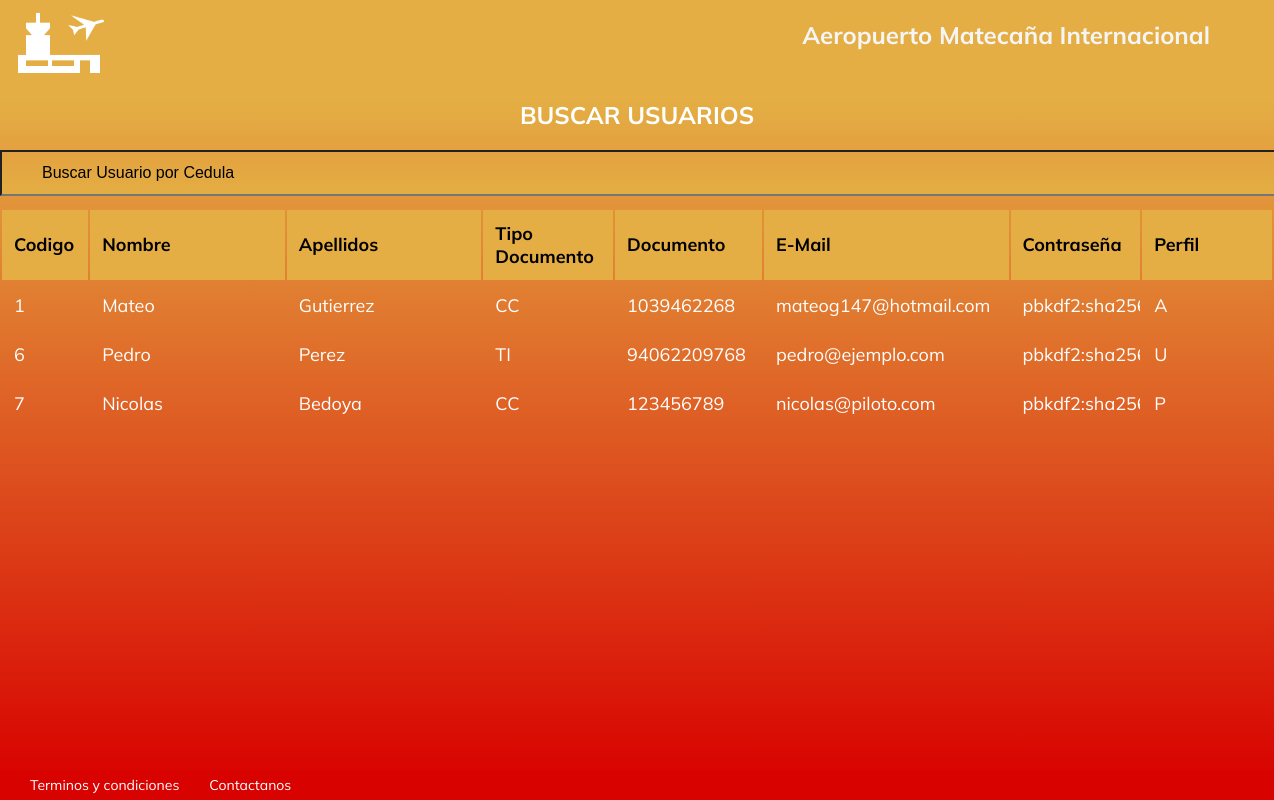
Before: /verusuarios/ (signed in) with the older database file.
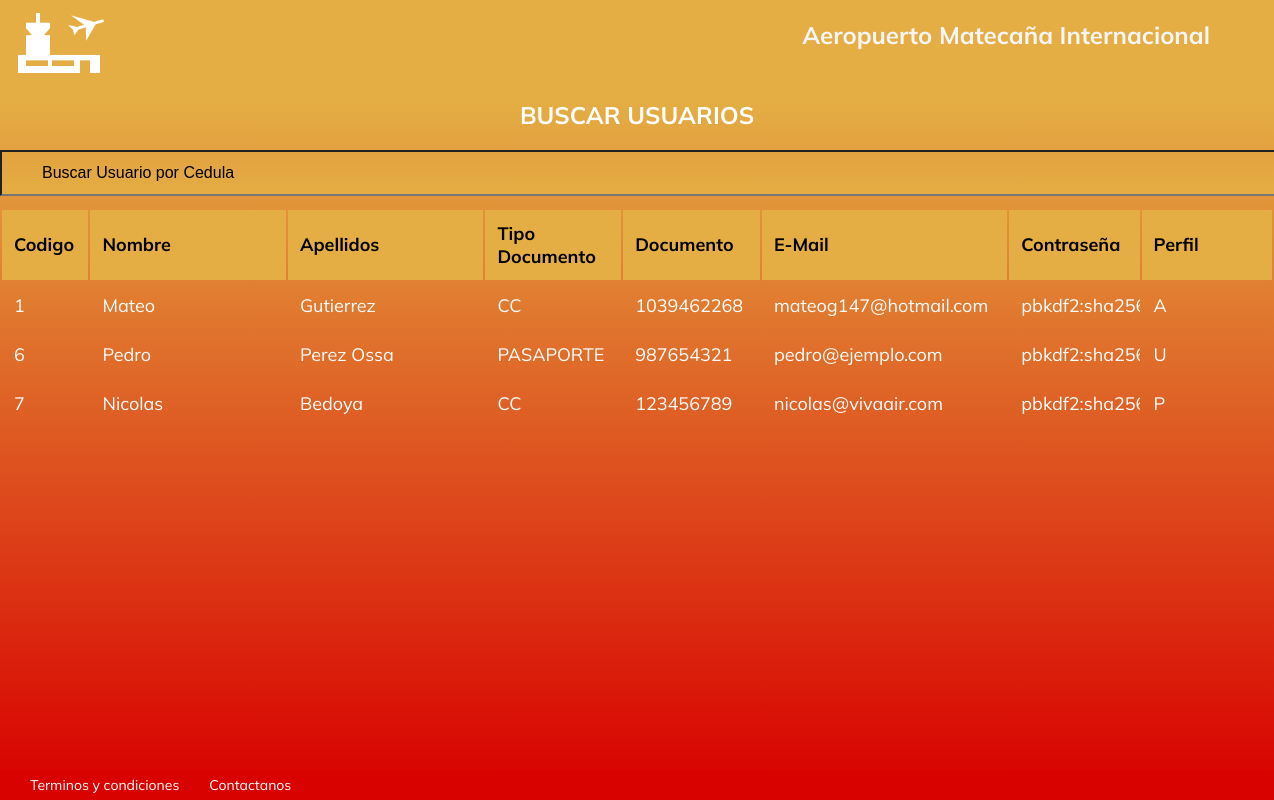
After: the same page with the newer database file.
### tables this page shows
CREATE TABLE usuarios (codigo INTEGER NOT NULL PRIMARY KEY AUTOINCREMENT, nombre VARCHAR (100) NOT NULL, apellidos VARCHAR (100) NOT NULL, tipodocumento VARCHAR (10) NOT NULL, documento VARCHAR (100) NOT NULL, email VARCHAR (50) NOT NULL, contraseña VARCHAR (100) NOT NULL, perfil VARCHAR (1) NOT NULL DEFAULT U);

### app.py (the view)
@server.route('/verusuarios/')
def listarUsuario():
    if session['perfil']!='A':
        return render_template('error.html',mensaje='Acseso no permitido')
    else:
        try:
            sql = f"SELECT * FROM usuarios"
            dat = cargardatos(sql)
            if len(dat)==0:
                msg ='No hay usuarios registrados'
                print(msg)
            else:
                msg = 'Ok'
        except Exception:
            msg = 'ERROR: Por favor intente luego'
            print(Exception)
        if msg == 'Ok':
            return render_template('verUsuarios.html',usuarios=dat)
        else:
            return render_template('error.html',mensaje=msg)

### bd.py (called while the page is built)
def cargardatos(sql) ->list:
    try:
        with sqlite3.connect(URL_DB) as conec:
            cur = conec.cursor()
            res = cur.execute(sql).fetchall()
    except Exception:
        res = None
    return res

### templates/verUsuarios.html (shortened to what this page needs)
<!DOCTYPE html>
<html lang="es">
<head>
    <link rel="stylesheet" href='{{ url_for("static", filename="css/style.css") }}'>
</head>
<body>
    <header class="header">
      <img class="header__img" src="../static/media/icons8-aeropuerto-100.png" alt="Logo" />
      <h2 class="header__title"><a href="/home/">Aeropuerto Matecaña Internacional</a> </h2>
    </header>
</body>
<section class="wkarea">
  <center><h2 style="color: white;" class="login__title">BUSCAR USUARIOS </h2></center>
  <input type="text" id="myInput" onkeyup="myFunction()" placeholder="Buscar Usuario por Cedula" title="Codigo de Vuelo">
  <table id="myTable">
    <tr class="header1">
      <th style="width:5%;">Codigo</th>
      <th style="width:15%;">Nombre</th>
      <th style="width:15%;">Apellidos</th>
      <th style="width:10%;">Tipo Documento</th>
      <th style="width:10%;">Documento</th>
      <th style="width:15%;">E-Mail</th>
      <th style="width:10%;">Contraseña</th>
      <th style="width:10%;">Perfil</th>
    </tr>
    {% for dat in usuarios %}
    <tr>
      <td style="width:5%;">{{dat[0]}}</td>
      <td style="width:15%;">{{dat[1]}}</td>
      <td style="width:15%;">{{dat[2]}}</td>
      <td style="width:10%;">{{dat[3]}}</td>
      <td style="width:10%;">{{dat[4]}}</td>
      <td style="width:15%;">{{dat[5]}}</td>
      <td style="width:10%; max-width: 100px;">{{dat[6]}}</td>
      <td style="width:10%;">{{dat[7]}}</td>
    </tr>
    {% endfor %}
  </table>
</section>
  <body>
    <footer class="footer">
      <a href="/terminos">Terminos y condiciones </a>
      <a href="/contactanos">Contactanos</a>
    </footer>
  </body>
</html>

Changed rows visible on the page:
changed usuarios "Pedro": apellidos "Perez" → "Perez Ossa"; tipodocumento "TI" → "PASAPORTE"; documento "94062209768" → "987654321"
changed usuarios "Nicolas": email "nicolas@piloto.com" → "nicolas@vivaair.com"
